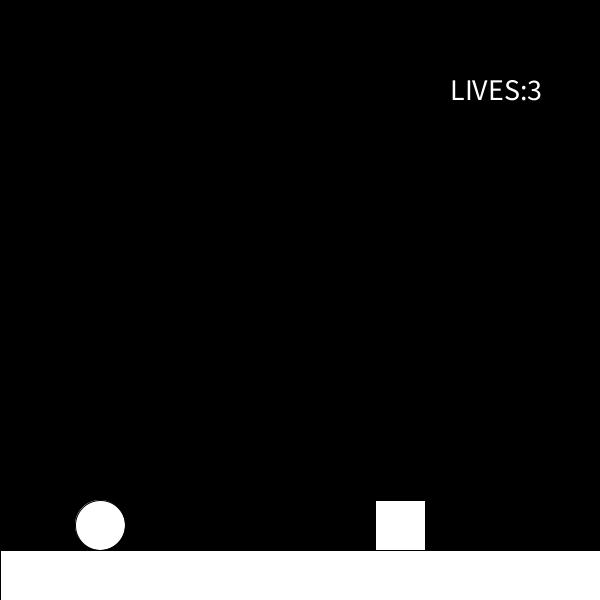
Frame 1 (no input)
Frame 60 (the mouse pressed at the canvas centre just before this capture): identical to frame 1, image omitted
Frame 120 (the mouse held since frame 60 and released just before this capture): identical to frame 1, image omitted

The Processing sketch that drew this single still picture (run headless with seeded random() and noise(); from frame 60 on, the mouse is pressed at the canvas centre):

// Processing sketch: gravity_test
// ── gravity_test.pde
int ballX;
int ballY;
int ballD;

boolean up;
boolean right;
boolean left;

int groundHeight;

int jumpTimer;
int jump;

int lives;

void setup () {
  size (600, 600);
  ballX=100;
  ballY=525;
  ballD=50;
  
  up=false;
  right=false;
  left=false;
  
  groundHeight=550;
  jumpTimer=0;
  lives=3;
}

void draw () {
  background (0);
  
  textSize (30);
  text ("LIVES:" + lives, 450, 100);
  
  rectMode (CORNER);
  rect (0, groundHeight, width, 50);//ground
  circle (ballX, ballY, ballD);
  
  //movements-----------------------------------------------------
  //keeps ball within screen
  if (ballX<ballD/2) {
    ballX=ballD/2;
  }
  if (ballX>width-ballD/2) {
    ballX=width-ballD/2;
  }
  
  //right and left movement
  if (right==true) ballX=ballX+10;
  if (left==true) ballX=ballX-10;
  
  //jumping
  if (up==true) jumpTimer=jumpTimer+1;
  if (jumpTimer>0 && jumpTimer<=10) {
    ballY=ballY-15;
  } else if (jumpTimer>10 && jumpTimer<20) {
    ballY=ballY+15;
  } else if (jumpTimer==20) {
    ballY=groundHeight-ballD/2;
    jumpTimer=0;
    up=false;
  }
  //----------------------------------------------------------------
  
  obstacle (400, groundHeight-25, 50, 50);
}

void keyPressed () {
  if (keyCode==RIGHT) right=true;
  if (keyCode==LEFT) left=true;
  if (keyCode==UP && jumpTimer==0) up=true;
}

void keyReleased () {
  if (keyCode==RIGHT) right=false;
  if (keyCode==LEFT) left=false;
}


void obstacle (int x, int y, int w, int h) {
  rectMode (CENTER);
  rect (x, y, w, h);
  if (dist(ballX, ballY, x, y)<ballD/2+w/2) {
    lives=lives-1;
    ballX=100;
  }
}
